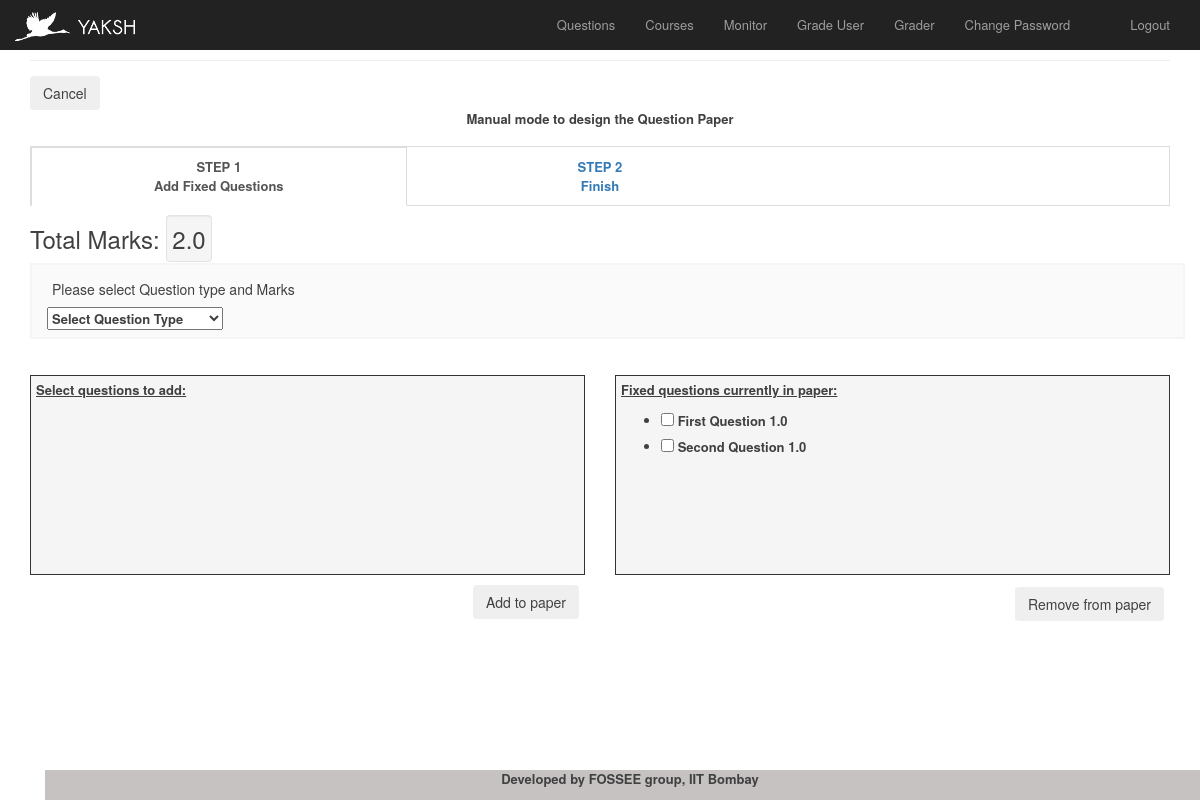
/exam/manage/designquestionpaper/1/1/ (signed in), run on the app's committed database.
### tables this page shows
CREATE TABLE "yaksh_questionpaper" ("id" integer NOT NULL PRIMARY KEY AUTOINCREMENT, "shuffle_questions" bool NOT NULL, "total_marks" real NOT NULL, "quiz_id" integer NOT NULL REFERENCES "yaksh_quiz" ("id"), "fixed_question_order" varchar(255) NOT NULL);

CREATE TABLE yaksh_question (id integer NOT NULL PRIMARY KEY AUTOINCREMENT, summary varchar (256) NOT NULL, description text NOT NULL, points real NOT NULL, language varchar (24) NOT NULL, type varchar (24) NOT NULL, active bool NOT NULL, snippet text, partial_grading bool, grade_assignment_upload bool, user_id integer NOT NULL REFERENCES auth_user (id), min_time integer NOT NULL, solution text);

### views.py (the view, shortened to what this page needs)
@app.route('/exam/manage/designquestionpaper/<qid>/<qpid>/',methods=['POST', 'GET'])
@login_required
def design_questionpaper(qid, qpid):
    conn = sql.connect('db.sqlite3')
    conn.row_factory = sql.Row
    records = conn.execute("select * from yaksh_questionpaper where quiz_id = ?", (qid,))
    for record in records:
        qpaper = record
    all_q = []
    f_q =[]
    point_options = []
    questions = []
    questions2 = []
    qu = []
    records2 = conn.execute("select distinct(points) as p from yaksh_question")
    for record2 in records2:
        point_options.append(record2['p'])
    filter_form = QuestionFilterForm()
    filter_form.marks.choices = point_options
    question = conn.execute("select * from yaksh_questionpaper_fixed_questions where questionpaper_id = ?", (qpid,))
    for q in question:
        quesno = q['question_id']
        all_q.append(quesno)
        question1 = conn.execute("select * from yaksh_question where id = ?", (quesno,))
        questions.append(question1)
        print(all_q)
    question2 = conn.execute("select * from yaksh_question")
    for ques in question2:
        quesno2 = ques['id']
        print(quesno2)
        if quesno2 not in all_q:
            qu.append(ques)
        print(qu)
    return render_template('yaksh/design_questionpaper.html', qpaper=qpaper, filter_form=filter_form,
                           questions=qu, fixed_questions=questions, quizid = qid)

### forms.py
class QuestionFilterForm(FlaskForm):
    marks = SelectField(coerce=int,choices =[])
    language = SelectField(choices = languages)
    question_type = SelectField(choices=question_types)

### views.py (called while the page is built)
def login_required(f):
    @wraps(f)
    def wrap(*args, **kwargs):
        if 'logged_in' in session:
            return f(*args, **kwargs)
        else:
            return redirect(url_for('user_login'))
    return wrap

### templates/yaksh/design_questionpaper.html (shortened to what this page needs)
{% extends "manage.html" %}
{% block css %}
    <link rel="stylesheet" media="all" type="text/css" href="{{ URL_ROOT }}/static/yaksh/css/question_paper_creation.css" />
{% endblock %}
{% block content %}
<form action="{{ URL_ROOT }}/exam/manage/courses/all_quizzes/" method="POST" id="design_q">
<input class ="btn primary small" type="submit" name="back" id="back" value="Cancel">
</form>
<form action="{{ URL_ROOT }}/exam/manage/designquestionpaper/{{quizid}}/{{qpaper.id}}/" method="POST" id="design_q">
<center><b>Manual mode to design the {{lang}}  Question Paper</center><br>
    <ul class="nav nav-tabs tabs" data-tabs="tabs">
    <li class="active" id="fixed-tab">
        <a href="#fixed-questions" id="fixed">
            STEP 1<br>
            Add Fixed Questions
        </a>
    </li>
    <li id="finish-tab">
    <a href="#finish" id="finished">
        STEP 2<br>
        Finish
    </a></li>
</ul>
    <div>
        <h3>Total Marks:  <span id="total_marks" class="well"> {{ qpaper.total_marks }} </span></h3>
    </div>
<div class="tab-content">
    <div class="row" id="selectors">
        <h5 style="padding-left: 20px;">Please select Question type and Marks</h5>
        <div class="col-md-6" style="width: 50">
            {{ filter_form.question_type }}
        </div>
        <div class="col-md-6">
        </div>
    </div>
    <br><br>
        <div class="tab-pane active" id="fixed-questions">
        <div class="row">
            <div class="col-md-6">
                <div id="fixed-available-wrapper">
                    <p><u>Select questions to add:</u></p>
                    <div id="fixed-available">
                    </div>
                    <br /><br />
                    <button id="add-fixed" name="add-fixed" class="btn small primary pull-right" type="submit">Add to paper</button>
                </div>
            </div>
                        <div class="col-md-6">
                <div id="fixed-added-wrapper">
                    <p><u>Fixed questions currently in paper:</u></p>
                    <div id="fixed-added">
                            <ul class="inputs-list">
                               {% for ques in fixed_questions %}
                               {% for q1 in ques %}
                                    <li>
                                        <label>
                                            <input type="checkbox" name="added-questions"
                                            data-qid="{{q1.id}}" value={{q1.id}}>
                                            <span> {{ q1.summary }} </span>
                                            <span> {{ q1.points }} </span>
                                        </label>
                                     </li>
                                {% endfor %}
                                {% endfor %}
                            </ul>
                    </div>
                     <br />
                    <button id="remove-fixed" name="remove-fixed" class="btn small primary pull-right" type="submit"> Remove from paper</button>
                </div>
            </div>
</form>
{% endblock %}

### static/yaksh/css/theme.css (style rules this page uses)
body { padding-top: 70px; padding-bottom: 30px; }

### static/yaksh/css/sticky-footer.css (style rules this page uses)
html { position: relative; min-height: 100%; }
body { margin-bottom: 60px; }

### static/yaksh/css/dashboard.css (style rules this page uses)
body { padding-top:30px; }

### static/yaksh/css/question_paper_creation.css (style rules this page uses)
body { font-family: "Helvetica Neue", Helvetica, Arial, sans-serif; font-size: 13px; font-weight: normal; line-height: 18px; color: #404040; }
.tabs li { text-align: center; width: 33%; }
.tabs li:last-child { width: 34%; }
.tabs > .active > a { border: 0; background: lightgreen; }
.tabs li a { border-radius: 0; margin-right: 0; }
.tabs { border: 1px solid #ddd; }
#selectors { margin-left: 0; background: #fafafa; padding: 7px 0; border: 2px solid #f5f5f5; }
#selectors .col-md-6 { margin-left: 0; }
#fixed-questions .col-md-6 > div, #random-questions .col-md-6 > div { background: #f5f5f5; height: 200px; border: 1px solid #333333; padding: 5px; }
#fixed-available, #random-available { height: 125px; min-height: 125px; overflow-y: scroll; margin-bottom: 15px; }
#fixed-added, #random-added { height: 160px; overflow-y: scroll; }
.well { padding: 5px; }

### templates/yaksh/design_questionpaper.html (style rules this page uses)
select { width:auto; }

### data on the page
yaksh_questionpaper: total_marks "2.0"
yaksh_question: summary "First Question", points "1.0"
yaksh_question: summary "Second Question", points "1.0"
